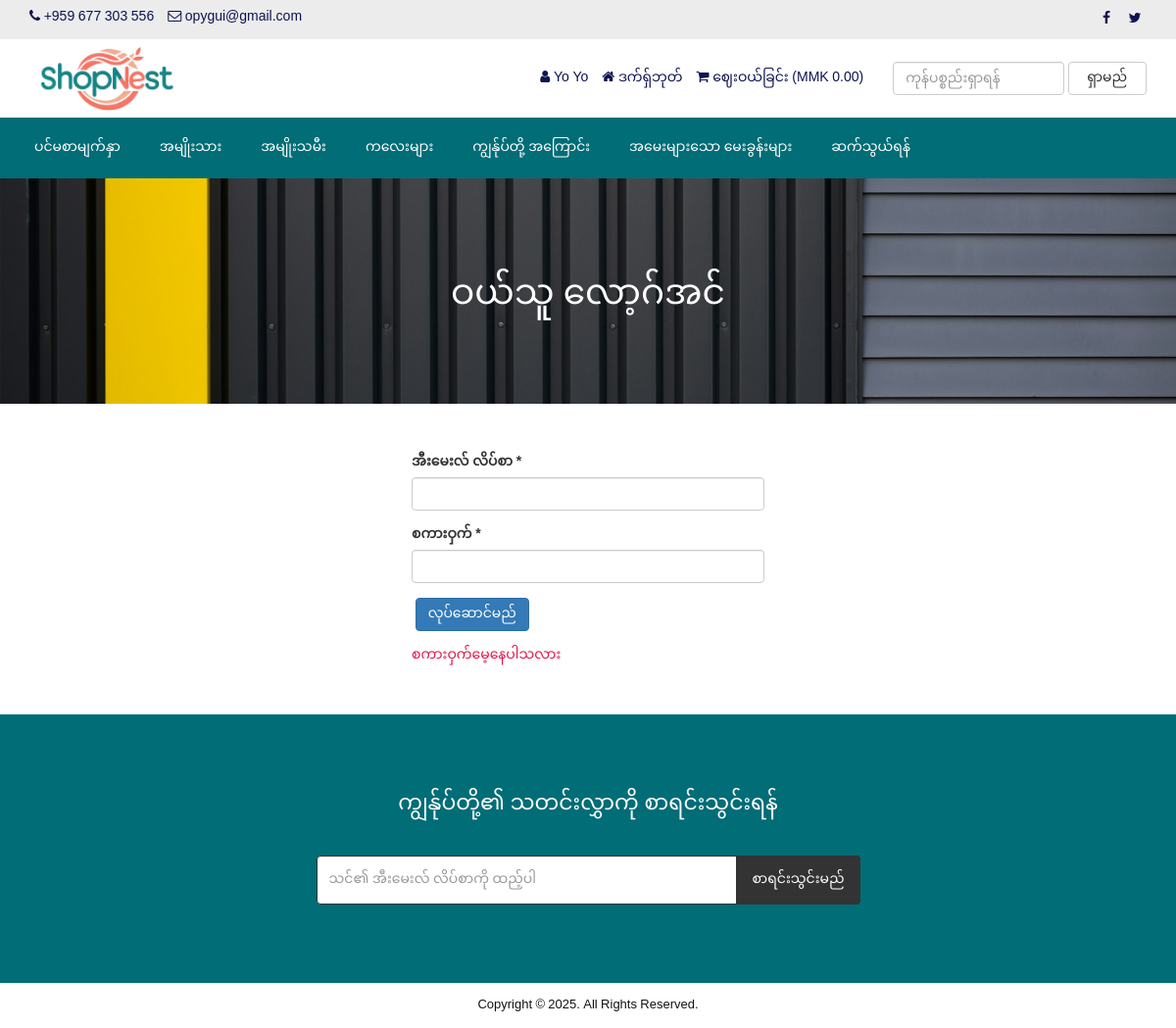
Page /login.php (signed in) on the committed database.
### tables this page shows
CREATE TABLE `tbl_settings` (
  `id` int(11) NOT NULL,
  `logo` text NOT NULL,
  `favicon` text NOT NULL,
  `footer_about` text NOT NULL,
  `footer_copyright` text NOT NULL,
  `contact_address` text NOT NULL,
  `contact_email` text NOT NULL,
  `contact_phone` text NOT NULL,
  `contact_fax` text NOT NULL,
  `contact_map_iframe` text NOT NULL,
  `receive_email` text NOT NULL,
  `receive_email_subject` text NOT NULL,
  `receive_email_thank_you_message` text NOT NULL,
  `forget_password_message` text NOT NULL,
  `total_recent_post_footer` int(10) NOT NULL,
  `total_popular_post_footer` int(10) NOT NULL,
  `total_recent_post_sidebar` int(11) NOT NULL,
  `total_popular_post_sidebar` int(11) NOT NULL,
  `total_featured_product_home` int(11) NOT NULL,
  `total_latest_product_home` int(11) NOT NULL,
  `total_popular_product_home` int(11) NOT NULL,
  `meta_title_home` text NOT NULL,
  `meta_keyword_home` text NOT NULL,
  `meta_description_home` text NOT NULL,
  `banner_login` text NOT NULL,
  `banner_registration` text NOT NULL,
  `banner_forget_password` text NOT NULL,
  `banner_reset_password` text NOT NULL,
  `banner_search` text NOT NULL,
  `banner_cart` text NOT NULL,
  `banner_checkout` text NOT NULL,
  `banner_product_category` text NOT NULL,
  `banner_blog` text NOT NULL,
  `cta_title` text NOT NULL,
  `cta_content` text NOT NULL,
  `cta_read_more_text` text NOT NULL,
  `cta_read_more_url` text NOT NULL,
  `cta_photo` text NOT NULL,
  `featured_product_title` text NOT NULL,
  `featured_product_subtitle` text NOT NULL,
  `latest_product_title` text NOT NULL,
  `latest_product_subtitle` text NOT NULL,
  `popular_product_title` text NOT NULL,
  `popular_product_subtitle` text NOT NULL,
  `testimonial_title` text NOT NULL,
  `testimonial_subtitle` text NOT NULL,
  `testimonial_photo` text NOT NULL,
  `blog_title` text NOT NULL,
  `blog_subtitle` text NOT NULL,
  `newsletter_text` text NOT NULL,
  `paypal_email` text NOT NULL,
  `stripe_public_key` text NOT NULL,
  `stripe_secret_key` text NOT NULL,
  `bank_detail` text NOT NULL,
  `before_head` text NOT NULL,
  `after_body` text NOT NULL,
  `before_body` text NOT NULL,
  `home_service_on_off` int(11) NOT NULL,
  `home_welcome_on_off` int(11) NOT NULL,
  `home_featured_product_on_off` int(11) NOT NULL,
  `home_latest_product_on_off` int(11) NOT NULL,
  `home_popular_product_on_off` int(11) NOT NULL,
  `home_testimonial_on_off` int(11) NOT NULL,
  `home_blog_on_off` int(11) NOT NULL,
  `newsletter_on_off` int(11) NOT NULL,
  `ads_above_welcome_on_off` int(1) NOT NULL,
  `ads_above_featured_product_on_off` int(1) NOT NULL,
  `ads_above_latest_product_on_off` int(1) NOT NULL,
  `ads_above_popular_product_on_off` int(1) NOT NULL,
  `ads_above_testimonial_on_off` int(1) NOT NULL,
  `ads_category_sidebar_on_off` int(1) NOT NULL
);

CREATE TABLE `tbl_social` (
  `social_id` int(11) NOT NULL,
  `social_name` varchar(30) NOT NULL,
  `social_url` varchar(255) NOT NULL,
  `social_icon` varchar(30) NOT NULL
);

CREATE TABLE `tbl_top_category` (
  `tcat_id` int(11) NOT NULL,
  `tcat_name` varchar(255) NOT NULL,
  `show_on_menu` int(1) NOT NULL
);

CREATE TABLE `tbl_page` (
  `id` int(11) NOT NULL,
  `about_title` varchar(255) NOT NULL,
  `about_content` text NOT NULL,
  `about_banner` varchar(255) NOT NULL,
  `about_meta_title` varchar(255) NOT NULL,
  `about_meta_keyword` text NOT NULL,
  `about_meta_description` text NOT NULL,
  `faq_title` varchar(255) NOT NULL,
  `faq_banner` varchar(255) NOT NULL,
  `faq_meta_title` varchar(255) NOT NULL,
  `faq_meta_keyword` text NOT NULL,
  `faq_meta_description` text NOT NULL,
  `blog_title` varchar(255) NOT NULL,
  `blog_banner` varchar(255) NOT NULL,
  `blog_meta_title` varchar(255) NOT NULL,
  `blog_meta_keyword` text NOT NULL,
  `blog_meta_description` text NOT NULL,
  `contact_title` varchar(255) NOT NULL,
  `contact_banner` varchar(255) NOT NULL,
  `contact_meta_title` varchar(255) NOT NULL,
  `contact_meta_keyword` text NOT NULL,
  `contact_meta_description` text NOT NULL,
  `pgallery_title` varchar(255) NOT NULL,
  `pgallery_banner` varchar(255) NOT NULL,
  `pgallery_meta_title` varchar(255) NOT NULL,
  `pgallery_meta_keyword` text NOT NULL,
  `pgallery_meta_description` text NOT NULL,
  `vgallery_title` varchar(255) NOT NULL,
  `vgallery_banner` varchar(255) NOT NULL,
  `vgallery_meta_title` varchar(255) NOT NULL,
  `vgallery_meta_keyword` text NOT NULL,
  `vgallery_meta_description` text NOT NULL
);

### login.php (the view, shortened to what this page needs)
<?php require_once('header.php'); ?>
<?php
$statement = $pdo->prepare("SELECT * FROM tbl_settings WHERE id=1");
$statement->execute();
$result = $statement->fetchAll(PDO::FETCH_ASSOC);
foreach ($result as $row) {
    $banner_login = $row['banner_login'];
}
?>
<div class="page-banner" style="background-color:#444;background-image: url(assets/uploads/<?php echo $banner_login; ?>);">
    <div class="inner">
        <h1><?php echo LANG_VALUE_10; ?></h1>
    </div>
</div>
<div class="page">
    <div class="container">
        <div class="row">
            <div class="col-md-12">
                <div class="user-content">
                    <form action="" method="post">
                        <div class="row">
                            <div class="col-md-4"></div>
                            <div class="col-md-4">
                                <div class="form-group">
                                    <label for=""><?php echo LANG_VALUE_94; ?> *</label>
                                    <input type="email" class="form-control" name="cust_email">
                                </div>
                                <div class="form-group">
                                    <label for=""><?php echo LANG_VALUE_96; ?> *</label>
                                    <input type="password" class="form-control" name="cust_password">
                                </div>
                                <div class="form-group">
                                    <input type="submit" class="btn btn-primary" value="<?php echo LANG_VALUE_4; ?>" name="form1">
                                </div>
                                <a href="forget-password.php" style="color:#e4144d;"><?php echo LANG_VALUE_97; ?></a>
                            </div>
                        </div>
                    </form>
                </div>
            </div>
        </div>
    </div>
</div>
<?php require_once('footer.php'); ?>

### header.php (shortened to what this page needs)
<?php
include("admin/inc/config.php");
$statement = $pdo->prepare("SELECT * FROM tbl_settings WHERE id=1");
$statement->execute();
$result = $statement->fetchAll(PDO::FETCH_ASSOC);
foreach ($result as $row)
{
	$logo = $row['logo'];
	$contact_email = $row['contact_email'];
	$contact_phone = $row['contact_phone'];
}
?>
<!DOCTYPE html>
<html lang="en">
<head>
	<link rel="stylesheet" href="assets/css/bootstrap.min.css">
	<link rel="stylesheet" href="assets/css/font-awesome.min.css">
	<link rel="stylesheet" href="assets/css/owl.carousel.min.css">
	<link rel="stylesheet" href="assets/css/owl.theme.default.min.css">
	<link rel="stylesheet" href="assets/css/jquery.bxslider.min.css">
    <link rel="stylesheet" href="assets/css/magnific-popup.css">
    <link rel="stylesheet" href="assets/css/rating.css">
	<link rel="stylesheet" href="assets/css/spacing.css">
	<link rel="stylesheet" href="assets/css/bootstrap-touch-slider.css">
	<link rel="stylesheet" href="assets/css/animate.min.css">
	<link rel="stylesheet" href="assets/css/tree-menu.css">
	<link rel="stylesheet" href="assets/css/select2.min.css">
	<link rel="stylesheet" href="assets/css/main.css">
	<link rel="stylesheet" href="assets/css/responsive.css">
	<?php
	$statement = $pdo->prepare("SELECT * FROM tbl_page WHERE id=1");
	$statement->execute();
	$result = $statement->fetchAll(PDO::FETCH_ASSOC);
		?>
</head>
<body>
<div class="top">
	<div class="container">
		<div class="row">
			<div class="col-md-6 col-sm-6 col-xs-12">
				<div class="left">
					<ul>
						<li><i class="fa fa-phone"></i> <?php echo $contact_phone; ?></li>
						<li><i class="fa fa-envelope-o"></i> <?php echo $contact_email; ?></li>
					</ul>
				</div>
			</div>
			<div class="col-md-6 col-sm-6 col-xs-12">
				<div class="right">
					<ul>
						<?php
						$statement = $pdo->prepare("SELECT * FROM tbl_social");
						$statement->execute();
						$result = $statement->fetchAll(PDO::FETCH_ASSOC);
						foreach ($result as $row) {
							?>
							<?php if($row['social_url'] != ''): ?>
							<li><a href="<?php echo $row['social_url']; ?>"><i class="<?php echo $row['social_icon']; ?>"></i></a></li>
							<?php endif; ?>
							<?php
						}
						?>
					</ul>
				</div>
			</div>
		</div>
	</div>
</div>
<div class="header">
	<div class="container">
		<div class="row inner">
			<div class="col-md-4 logo">
				<a href="index.php"><img src="assets/uploads/<?php echo $logo; ?>" alt="logo image"></a>
			</div>
			<div class="col-md-5 right">
				<ul>
					<?php
					if(isset($_SESSION['customer'])) {
						?>
						<li><i class="fa fa-user"></i> <?php echo LANG_VALUE_13; ?> <?php echo $_SESSION['customer']['cust_name']; ?></li>
						<li><a href="dashboard.php"><i class="fa fa-home"></i> <?php echo LANG_VALUE_89; ?></a></li>
						<?php
					} else {
						?>
						<li><a href="login.php"><i class="fa fa-sign-in"></i> <?php echo LANG_VALUE_9; ?></a></li>
						<li><a href="registration.php"><i class="fa fa-user-plus"></i> <?php echo LANG_VALUE_15; ?></a></li>
						<?php
					}
					?>
					<li><a href="cart.php"><i class="fa fa-shopping-cart"></i> <?php echo LANG_VALUE_19; ?> (<?php echo LANG_VALUE_1; ?><?php
					if(isset($_SESSION['cart_p_id'])) {
						$table_total_price = 0;
						$i=0;
	                    foreach($_SESSION['cart_p_qty'] as $key => $value)
	                    {
	                        $i++;
	                        $arr_cart_p_qty[$i] = $value;
	                    }                    $i=0;
	                    foreach($_SESSION['cart_p_current_price'] as $key => $value)
	                    {
	                        $i++;
	                        $arr_cart_p_current_price[$i] = $value;
	                    }
	                    for($i=1;$i<=count($arr_cart_p_qty);$i++) {
	                    	$row_total_price = $arr_cart_p_current_price[$i]*$arr_cart_p_qty[$i];
	                        $table_total_price = $table_total_price + $row_total_price;
	                    }
						echo $table_total_price;
					} else {
						echo '0.00';
					}
					?>)</a></li>
				</ul>
			</div>
			<div class="col-md-3 search-area">
				<form class="navbar-form navbar-left" role="search" action="search-result.php" method="get">
					<div class="form-group">
						<input type="text" class="form-control search-top" placeholder="<?php echo LANG_VALUE_2; ?>" name="search_text">
					</div>
					<button type="submit" class="btn btn-default"><?php echo LANG_VALUE_3; ?></button>
				</form>
			</div>
		</div>
	</div>
</div>
<div class="nav">
	<div class="container">
		<div class="row">
			<div class="col-md-12 pl_0 pr_0">
				<div class="menu-container">
					<div class="menu">
						<ul>
							<li><a href="index.php">ပင်မစာမျက်နှာ</a></li>
							<?php
							$statement = $pdo->prepare("SELECT * FROM tbl_top_category WHERE show_on_menu=1");
							$statement->execute();
							$result = $statement->fetchAll(PDO::FETCH_ASSOC);
							foreach ($result as $row) {
								?>
								<li><a href="product-category.php?id=<?php echo $row['tcat_id']; ?>&type=top-category"><?php echo $row['tcat_name']; ?></a>
								</li>
								<?php
							}
							?>
							<?php
							$statement = $pdo->prepare("SELECT * FROM tbl_page WHERE id=1");
							$statement->execute();
							$result = $statement->fetchAll(PDO::FETCH_ASSOC);
							foreach ($result as $row) {
								$about_title = $row['about_title'];
								$faq_title = $row['faq_title'];
								$contact_title = $row['contact_title'];
							}
							?>
							<li><a href="about.php"><?php echo $about_title; ?></a></li>
							<li><a href="faq.php"><?php echo $faq_title; ?></a></li>
							<li><a href="contact.php"><?php echo $contact_title; ?></a></li>
						</ul>
					</div>
				</div>
			</div>
		</div>
	</div>
</div>

### footer.php (shortened to what this page needs)
<?php
$statement = $pdo->prepare("SELECT * FROM tbl_settings WHERE id=1");
$statement->execute();
$result = $statement->fetchAll(PDO::FETCH_ASSOC);
foreach ($result as $row)
{
	$footer_copyright = $row['footer_copyright'];
    $newsletter_on_off = $row['newsletter_on_off'];
}
?>
<?php if($newsletter_on_off == 1): ?>
<section class="home-newsletter">
	<div class="container">
		<div class="row">
			<div class="col-md-6 col-md-offset-3">
				<div class="single">
				<form action="" method="post">
					<h2><?php echo LANG_VALUE_93; ?></h2>
					<div class="input-group">
			        	<input type="email" class="form-control" placeholder="<?php echo LANG_VALUE_95; ?>" name="email_subscribe">
			         	<span class="input-group-btn">
			         	<button class="btn btn-theme" type="submit" name="form_subscribe"><?php echo LANG_VALUE_92; ?></button>
			         	</span>
			        </div>
				</div>
			</div>
		</div>
	</div>
</section>
<?php endif; ?>
<div class="footer-bottom">
	<div class="container">
		<div class="row">
			<div class="col-md-12 copyright">
				<?php echo $footer_copyright; ?>
			</div>
		</div>
	</div>
</div>
</body>
</html>

### rows in the picture
tbl_settings: contact_phone "+959 677 303 556", contact_email "opygui@gmail.com", logo (picture), banner_login (picture), footer_copyright "Copyright © 2025. All Rights Reserved."
tbl_top_category: tcat_name "အမျိုးသား"
tbl_top_category: tcat_name "အမျိုးသမီး"
tbl_top_category: tcat_name "ကလေးများ"
tbl_page: about_title "ကျွန်ုပ်တို့ အကြောင်း", faq_title "အမေးများသော မေးခွန်းများ", contact_title "ဆက်သွယ်ရန်"

### other values in the picture
$_SESSION['customer']['cust_name'] "Yo Yo"
LANG_VALUE_89 "ဒက်ရှ်ဘုတ်"
LANG_VALUE_19 "ဈေးဝယ်ခြင်း"
LANG_VALUE_1 "MMK"
LANG_VALUE_3 "ရှာမည်"
LANG_VALUE_10 "ဝယ်သူ လော့ဂ်အင်"
LANG_VALUE_94 "အီးမေးလ် လိပ်စာ"
LANG_VALUE_96 "စကားဝှက်"
LANG_VALUE_97 "စကားဝှက်မေ့နေပါသလား"
LANG_VALUE_93 "ကျွန်ုပ်တို့၏ သတင်းလွှာကို စာရင်းသွင်းရန်"
LANG_VALUE_92 "စာရင်းသွင်းမည်"
